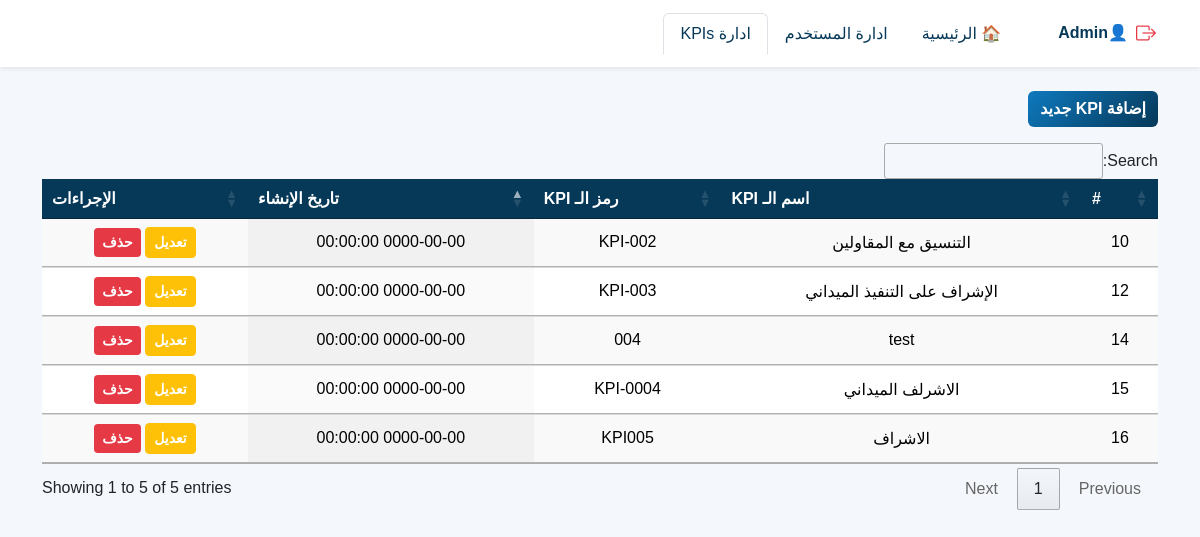
The app's page /kpis.php (signed in) with its own data.
### tables this page shows
CREATE TABLE IF NOT EXISTS `kpis` (
  `id` int NOT NULL AUTO_INCREMENT,
  `kpiName` varchar(255) NOT NULL,
  `kpiCode` varchar(255) NOT NULL,
  `created_at` datetime NOT NULL,
  `created_by` int NOT NULL,
  `updated_at` datetime NOT NULL,
  PRIMARY KEY (`id`)
);

### controller/KPIsController.php (called while the page is built, shortened)
<?php
$sqlSelect = "SELECT id, kpiName, kpiCode ,created_at FROM kpis";
$result = mysqli_query($conn, $sqlSelect);
?>

### view/ViewAddNewKPIS.php (the view, shortened to what this page needs)
<?php include "ViewNavbar.php" ?>
<div class="container mt-4 text-end">
  <button class="btn btn-primary" data-bs-toggle="modal" data-bs-target="#addKpiModal">
    إضافة KPI جديد
  </button>
</div>
<div class="container mt-3">
  <div class="table-responsive">
    <table   id="example"  class="table table-hover text-center align-middle display">
      <thead class="table-light">
        <tr>
          <th>#</th>
          <th>اسم الـ KPI</th>
          <th>رمز الـ KPI</th>
          <th>تاريخ الإنشاء</th>
          <th>الإجراءات</th>
        </tr>
      </thead>
      <tbody>
        <?php if (mysqli_num_rows($result) > 0) { ?>
          <?php while ($row = mysqli_fetch_assoc($result)) { ?>
            <tr>
              <td><?php echo $row['id']; ?></td>
              <td><?php echo $row['kpiName']; ?></td>
              <td><?php echo $row['kpiCode']; ?></td>
              <td><?php echo $row['created_at']; ?></td>
              <td>
                <button class="btn btn-sm btn-warning" style="color:#fff;font-weight:900;" data-bs-toggle="modal"
                  data-bs-target="#editKpiModal" data-id="<?= $row['id']; ?>" data-kpiname="<?= $row['kpiName']; ?>"
                  data-kpicode="<?= $row['kpiCode']; ?>">
                  تعديل
                </button>
                <form method="POST" style="display:inline;">
                  <button type="submit" class="btn btn-sm btn-danger" style="color:#fff;font-weight:900;">
                    حذف
                  </button>
                </form>
              </td>
            </tr>
          <?php } ?>
        <?php } ?>
      </tbody>
    </table>
  </div>
</div>

### css/StyleCssAddNewUser.css (style rules this page uses)
body { background: #f4f7fb; font-family: "Poppins", sans-serif; direction: rtl; margin:0 auto ; }

### css/StyleCssDashbord.css (style rules this page uses)
body { background: #f4f7fb; font-family: "Poppins", sans-serif; direction: rtl; margin:0 auto ; }

### css/StyleCssTable.css (style rules this page uses)
body { background: #f4f7fb; font-family: "Poppins", sans-serif; direction: rtl; margin:0 auto ; }
.table thead th { background: #063858; color: white; text-align: center; }
.table tbody td { vertical-align: middle; }
.btn-primary { background: linear-gradient(135deg, #0E79BE, #063858); border: none; color: white; font-weight: 600; }
.btn-danger { background: #e63946; border: none; font-weight: 600; }

### records on screen
kpis: id "10", kpiName "التنسيق مع المقاولين", kpiCode "KPI-002", created_at "0000-00-00 00:00:00"
kpis: id "12", kpiName "الإشراف على التنفيذ الميداني", kpiCode "KPI-003", created_at "0000-00-00 00:00:00"
kpis: id "14", kpiName "test", kpiCode "004", created_at "0000-00-00 00:00:00"
kpis: id "15", kpiName "الاشرلف الميداني", kpiCode "KPI-0004", created_at "0000-00-00 00:00:00"
kpis: id "16", kpiName "الاشراف", kpiCode "KPI005", created_at "0000-00-00 00:00:00"

### other values on screen
$_SESSION['userName'] "Admin"
